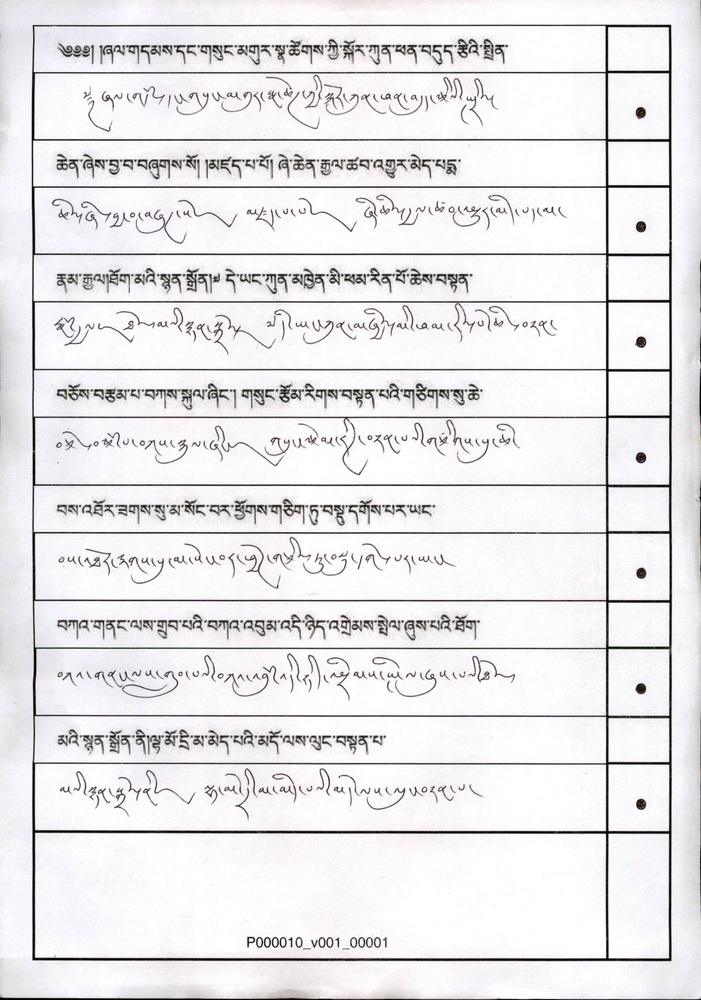
#> input picture tests/crop_image/data/potrait_cursive_handwritings.jpg, 701 x 1000 px, shrunk from 1646 x 2347 before the run
$ python -i margin.py   (imports and definitions only)
#> lines starting #> are read from the running program, lines starting #| are printed output that depends on the picture; after the words box and inside, x2 and y2 are one past the last pixel; in counts of white or black regions, pixels touching at a corner belong together
import cv2


def get_image_margin(image_path:str):
    """ Load the image and convert to grayscale"""
    img = cv2.imread(image_path, 0)
#> img: shape (1000, 701); min 0, max 255, mean 232.1

    """Apply GaussianBlur"""
    blur = cv2.GaussianBlur(img, (5, 5), 0)

    """ Threshold the image """
    _, thresh = cv2.threshold(blur, 0, 255, cv2.THRESH_BINARY_INV + cv2.THRESH_OTSU)
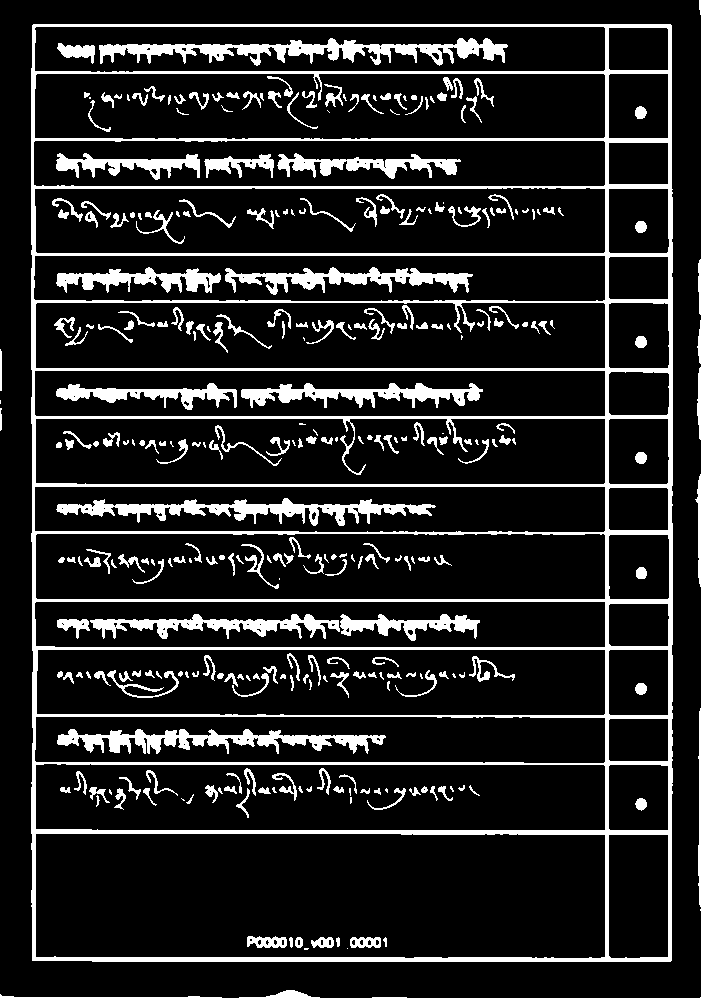
#> thresh: shape (1000, 701); 13.9% white; 319 white regions (66 under 20 px), largest, box (x1, y1, x2, y2) and area: (31, 24, 673, 962) 44941, (99, 38, 508, 66) 4696, (56, 498, 436, 526) 3920

    """ Define a large horizontal kernel"""
    kernel = cv2.getStructuringElement(cv2.MORPH_RECT, (25, 1))
    morphed = cv2.morphologyEx(thresh, cv2.MORPH_CLOSE, kernel)
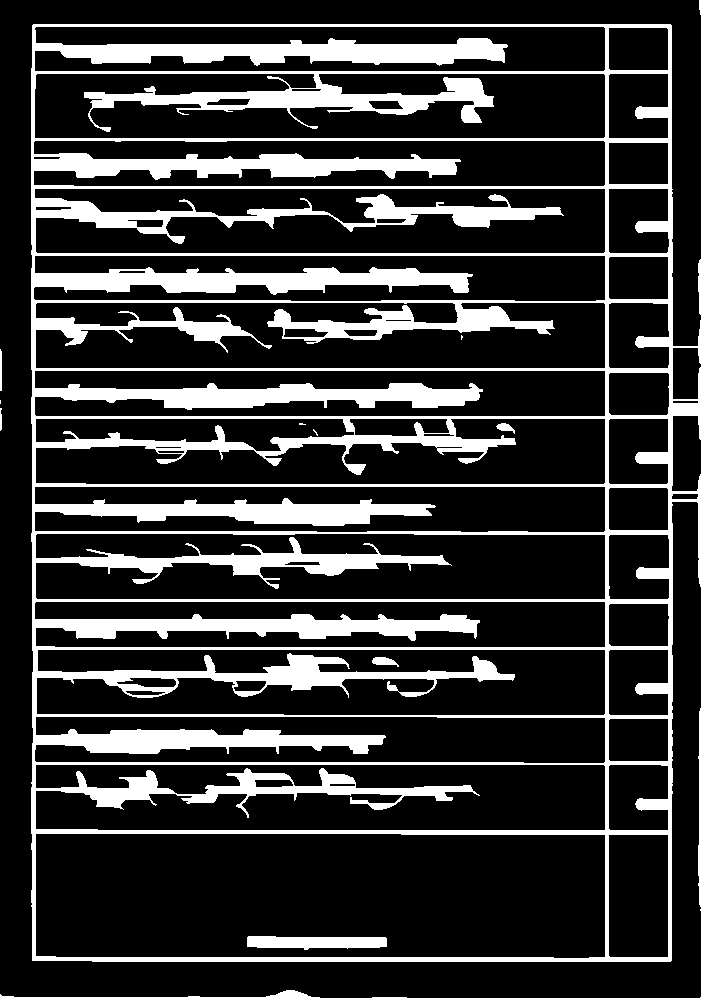
#> morphed: shape (1000, 701); 20.4% white; 15 white regions (5 under 20 px)
    contours, _ = cv2.findContours(morphed, cv2.RETR_EXTERNAL, cv2.CHAIN_APPROX_SIMPLE)
#> contours = 9 contours, 4 with area under 20; largest, box (x1, y1, x2, y2) and area: (31, 24, 701, 962) 600647, (0, 990, 701, 1000) 1268, (698, 708, 701, 907) 231, (698, 259, 701, 315) 80, (0, 349, 2, 391) 40

    """ Get the largest contour which might be the text block """
    largest_contour = max(contours, key=cv2.contourArea)
#> largest_contour = contour of 180 points, box (x1, y1, x2, y2) (31, 24, 701, 962), area 600647
    x, y, w, h = cv2.boundingRect(largest_contour)
#> x = 31; y = 24; w = 670; h = 938

    """ Format the margins in the desired output """
    margins = {
        'Top-Left': (x, y),
        'Bottom-Right': (x + w, y + h)
    }
#> margins = {'Top-Left': (31, 24), 'Bottom-Right': (701, 962)}
    return margins

>>> result = get_image_margin('../../tests/crop_image/data/potrait_cursive_handwritings.jpg')
#> result = {'Top-Left': (31, 24), 'Bottom-Right': (701, 962)}
